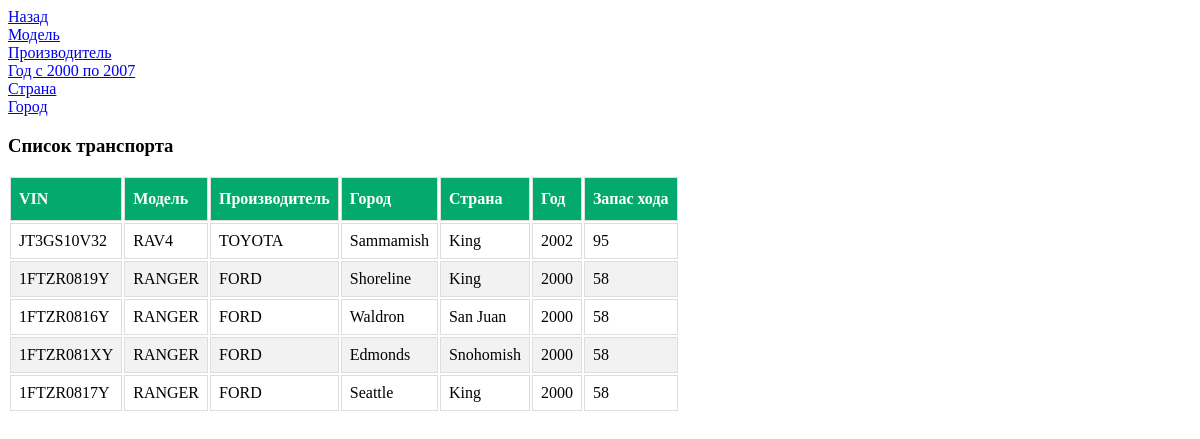
Page /year-range on the committed database.
### models.py (models this page shows)
class Model(db.Model):
    id = db.Column(db.Integer, primary_key=True)
    name = db.Column(db.String(100), nullable=False)
    make_id = db.Column(db.Integer, db.ForeignKey('make.id'), nullable=False)
    vehicles = db.relationship('Vehicle', backref='model', lazy=True)

class Make(db.Model):
    id = db.Column(db.Integer, primary_key=True)
    name = db.Column(db.String(100), unique=True, nullable=False)
    models = db.relationship('Model', backref='make', lazy=True)

class City(db.Model):
    id = db.Column(db.Integer, primary_key=True)
    name = db.Column(db.String(100), nullable=False)
    country_id = db.Column(db.Integer, db.ForeignKey('country.id'), nullable=False)
    vehicles = db.relationship('Vehicle', backref='city', lazy=True)

class Country(db.Model):
    id = db.Column(db.Integer, primary_key=True)
    name = db.Column(db.String(100), unique=True, nullable=False)
    cities = db.relationship('City', backref='country', lazy=True)

### structures/views.py (the view)
@app.route('/year-range')
def year_range():
    [vehicles_head, vehicles_body] = get_vehicle_by_year_range(2000,2007)
    html = render_template(
        'index.html',
        vehicles_head=vehicles_head,
        vehicles_body=vehicles_body
    )
    return html

### structures/models.py (called while the page is built)
def get_vehicle_by_year_range(from_year, to_year):
    query = (
        db.session.query(
            Vehicle.id.label("VIN"),
            Model.name.label("Модель"),
            Make.name.label("Производитель"),
            City.name.label("Город"),
            Country.name.label("Страна"),
            Vehicle.model_year.label("Год"),
            Vehicle.electric_range.label("Запас хода")
        )
        .select_from(Vehicle)
        .join(Model)
        .join(Make)
        .join(City)
        .join(Country)
        .filter(Vehicle.model_year.between(from_year, to_year))
    )
    return [query.statement.columns.keys(), query.all()]

### templates/index.html (shortened to what this page needs)
<!DOCTYPE HTML>
<!DOCTYPE HTML>
<html xmlns="http://www.w3.org/1999/html">
  <head>
    <link rel="stylesheet" href="/static/style.css" />
  </head>
  <body>
  <a href="/">Назад</a>
  <br>
  <a href="/model">Модель</a>
  <br>
  <a href="/make">Производитель</a>
  <br>
  <a href="/year-range">Год c 2000 по 2007</a>
  <br>
  <a href="/country">Страна</a>
  <br>
  <a href="/city">Город</a>
    <h3>Список транспорта</h3>
   {% macro render_table(headers, rows) %}
        <table>
            <thead>
                <tr>
                    {% for header in headers %}
                        <th>{{ header }}</th>
                    {% endfor %}
                </tr>
            </thead>
            <tbody>
                {% for row in rows %}
                    <tr>
                        {% for value in row %}
                            <td>{{ value }}</td>
                        {% endfor %}
                    </tr>
                {% else %}
                    <tr>
                        <td colspan="{{ headers|length }}">Нет данных для отображения</td>
                    </tr>
                {% endfor %}
            </tbody>
        </table>
    {% endmacro %}
    {{ render_table(vehicles_head, vehicles_body) }}
  </body>
</html>

### static/style.css (style rules this page uses)
td, th { border: 1px solid #ddd; padding: 8px; }
tr:nth-child(even) { background-color: #f2f2f2; }
th { padding-top: 12px; padding-bottom: 12px; text-align: left; background-color: #04AA6D; color: white; }

### rows in the picture
Model: row "JT3GS10V32" "2002" "95", name "RAV4"
Make: name "TOYOTA"
City: name "Sammamish"
Country: name "King"
Model: row "1FTZR0819Y" "2000" "58" "1FTZR0816Y" "2000" "58" "1FTZR081XY" "2000" "58" "1FTZR0817Y" "2000" "58", name "RANGER"
Make: name "FORD"
City: name "Shoreline"
City: name "Waldron"
Country: name "San Juan"
City: name "Edmonds"
Country: name "Snohomish"
City: name "Seattle"

### other values in the picture
{{ header }} "VIN" "Модель" "Производитель" "Город" "Страна" "Год" "Запас хода"
